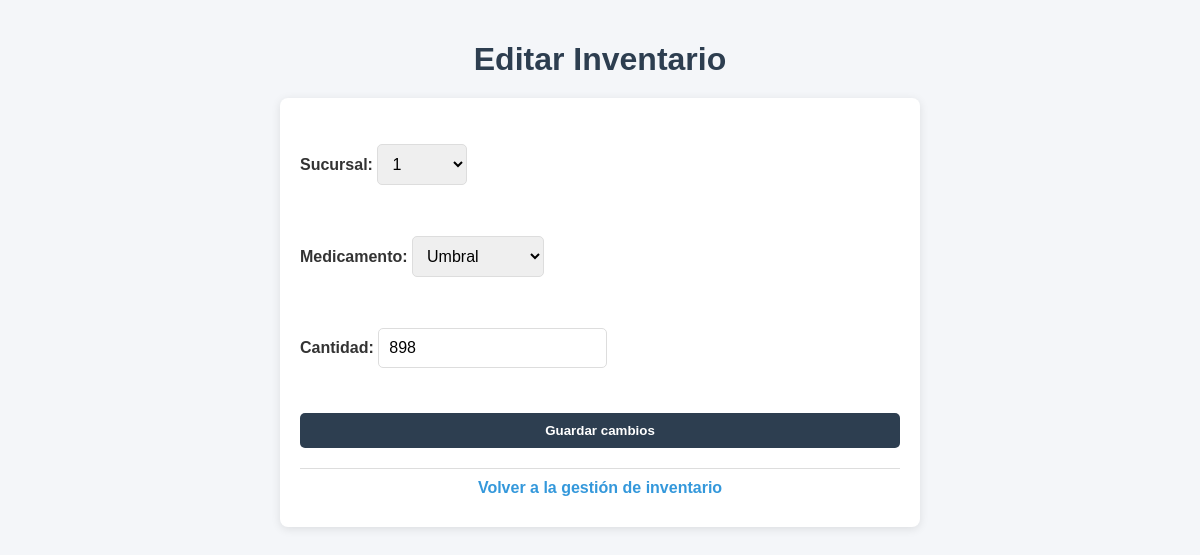
The page /inventario/editar/1/ on the database its author committed.
### Farmacia/models.py (models this page shows)
class Inventario(models.Model):
    sucursal = models.ForeignKey(Sucursal, related_name='inventario_list', on_delete=models.CASCADE)
    medicamento = models.ForeignKey(Medicamento, related_name='inventario_list', on_delete=models.CASCADE)
    cantidad = models.IntegerField()

### Farmacia/views.py (the view, shortened to what this page needs)
# urls.py: path('inventario/editar/<int:pk>/', GestionInventarioUpdateView.as_view(), name='editar_inventario'),
class GestionInventarioUpdateView(UpdateView):
    model = Inventario
    form_class = InventarioForm
    template_name = 'editar_inventario.html'
    success_url = reverse_lazy('gestion_inventario')  # Redirige a la lista de inventarios

### Farmacia/forms.py (shortened to what this page needs)
class InventarioForm(forms.ModelForm):
    class Meta:
        model = Inventario
        fields = ['sucursal', 'medicamento', 'cantidad']

### Farmacia/models.py (called while the page is built)
    def __str__(self):
        return self.numeroSucursal

    def __str__(self):
        return self.nombre

### templates/editar_inventario.html (shortened to what this page needs)
<!DOCTYPE html>
<html lang="es">
<head>
</head>
<body>
<h1>Editar Inventario</h1>
<div class="form-container">
    <form method="post">
        {{ form.as_p }}
        <button type="submit">Guardar cambios</button>
    </form>
    <a href="{% url 'gestion_inventario' %}" class="back-link">Volver a la gestión de inventario</a>
</div>
</body>
</html>

### templates/editar_inventario.html (style rules this page uses)
body { font-family: Arial, sans-serif; background-color: #f4f6f9; color: #333; margin: 0; padding: 20px; }
h1 { text-align: center; color: #2d3e50; margin-bottom: 20px; }
.form-container { max-width: 600px; margin: 0 auto; padding: 20px; background-color: #fff; box-shadow: 0 2px 10px rgba(0, 0, 0, 0.1); border-radius: 8px; }
.form-container form { display: flex; flex-direction: column; }
.form-container form p { margin-bottom: 15px; }
.form-container button { padding: 10px 20px; margin-top: 20px; background-color: #2d3e50; color: white; font-weight: bold; border: none; border-radius: 5px; cursor: pointer; transition: background-color 0.3s; }
.back-link { display: block; text-align: center; margin-top: 20px; text-decoration: none; color: #3498db; font-weight: bold; padding: 10px 0; border-top: 1px solid #ddd; }
input, select, textarea { padding: 10px; margin: 10px 0; border: 1px solid #ddd; border-radius: 5px; font-size: 1em; }
label { font-weight: bold; }

### rows shown on the page
Inventario: sucursal "1", medicamento "Umbral", cantidad "898"
